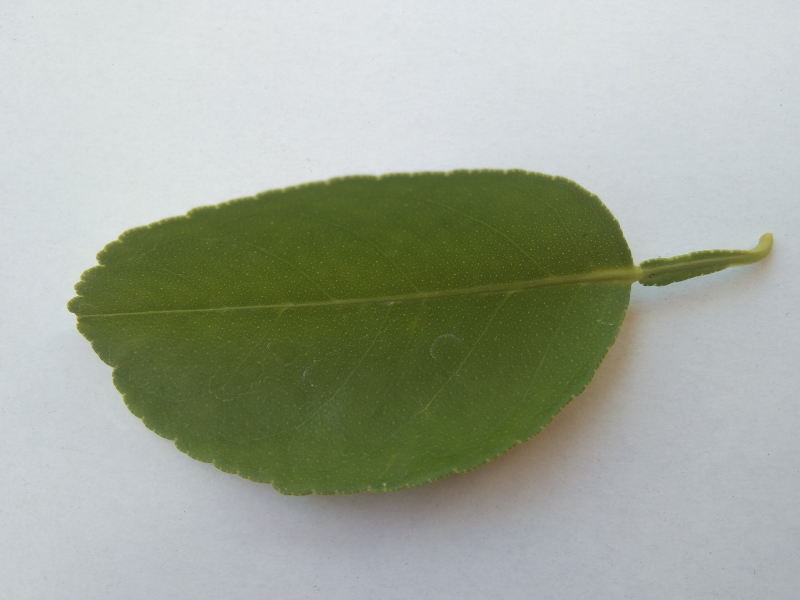
#> input picture Daun jeruk nipis/001.jpg, 1600 x 1200 px, found by its file name (shown at 1/2 size)
$ jupyter execute cropping.ipynb   (shell and % lines are left out)
#> lines starting #> are read from the running program, lines starting #| are printed output that depends on the picture
<a href="https://colab.research.google.com/github/FaizalBachtiar271/kecerdasan-buatan/blob/main/image_fundamental/cropping.ipynb" target="_parent"></a>

[cell 1]
# import the necessary packages
from matplotlib import pyplot as plt
import numpy as np
import argparse
import cv2

[cell 2]
def plt_imshow(title, image):
	# convert the image frame BGR to RGB color space and display it
	image = cv2.cvtColor(image, cv2.COLOR_BGR2RGB)
	plt.imshow(image)
	plt.title(title)
	plt.grid(False)
	plt.show()

[cell 3]
I = np.arange(0, 25)
I

[cell 4]
I = I.reshape((5, 5))
I

[cell 5]
I[0:3, 0:2]

[cell 6]
I[3:5, 1:5]

[cell 7]
# # construct the argument parser and parse the arguments
# ap = argparse.ArgumentParser()
# ap.add_argument("-i", "--image", type=str, default="adrian.png",
# 	help="path to the input image")
# args = vars(ap.parse_args())

# since we are using Jupyter Notebooks we can replace our argument
# parsing code with *hard coded* arguments and values
args = {
	"image": "001.jpg"
}

[cell 8]
# load the input image and display it to our screen
image = cv2.imread(args["image"])
#> image is the input picture: shape (1200, 1600, 3); mean B, G, R 153.3, 168.1, 161
plt_imshow("Original", image)

# cropping an image with OpenCV is accomplished via simple NumPy
# array slices in startY:endY, startX:endX order -- here we are
# cropping the monitor from the image (these coordinates were
# determined using photo editing software such as Photoshop,
# GIMP, Paint, etc.)
# Dimension lab.jpeg = 720x1600
lab = image[100:550, 100:500]
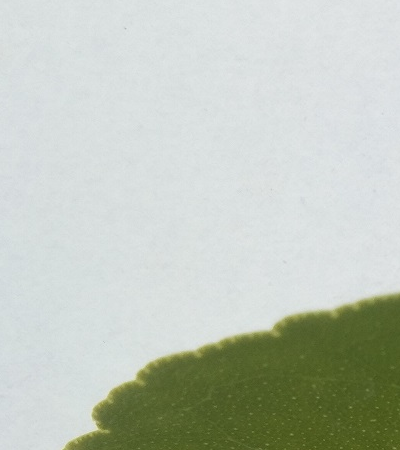
#> lab: shape (450, 400, 3); mean B, G, R 188.2, 199.2, 191.9
plt_imshow("lab", lab)


$ run again, with Daun jeruk nipis/002.jpg copied over Daun jeruk nipis/001.jpg
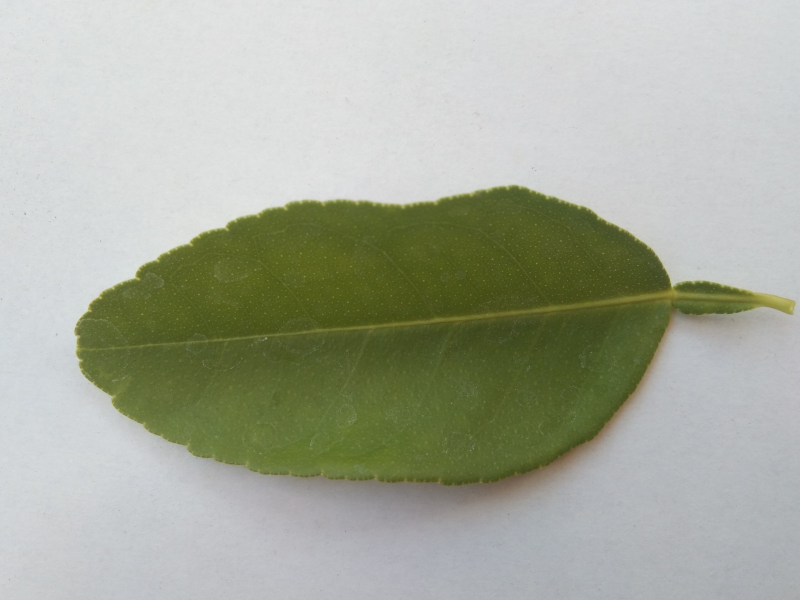
#> input picture Daun jeruk nipis/002.jpg, 1600 x 1200 px, found by its file name (shown at 1/2 size)
#> image is the input picture: shape (1200, 1600, 3); mean B, G, R 156.8, 172.1, 167.7
#> `lab = image[100:550, 100:500]`:
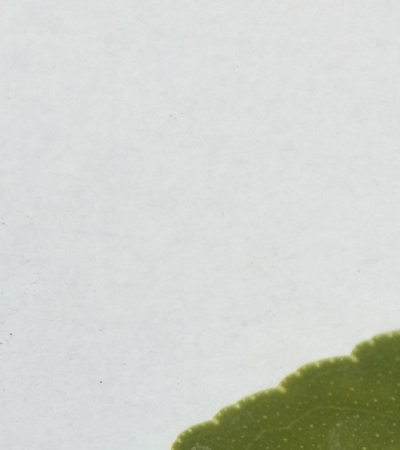
#> lab: shape (450, 400, 3); mean B, G, R 205.4, 211.4, 208.2
#> image: shape (450, 400, 3)

$ run again, with Daun jeruk nipis/003.jpg copied over Daun jeruk nipis/001.jpg
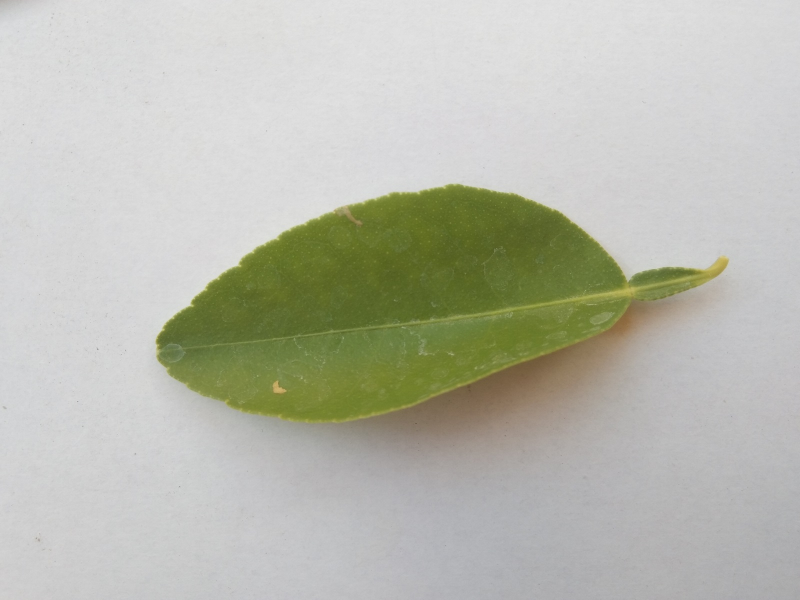
#> input picture Daun jeruk nipis/003.jpg, 1600 x 1200 px, found by its file name (shown at 1/2 size)
#> image is the input picture: shape (1200, 1600, 3); mean B, G, R 175.4, 187, 185.7
#> `lab = image[100:550, 100:500]`:
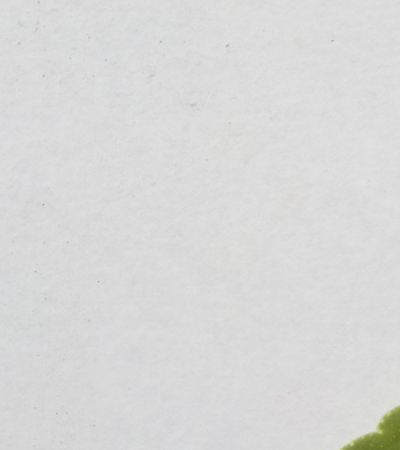
#> lab: shape (450, 400, 3); mean B, G, R 216.4, 217, 216.8
#> image: shape (450, 400, 3)

$ run again, with Daun jeruk nipis/004.jpg copied over Daun jeruk nipis/001.jpg
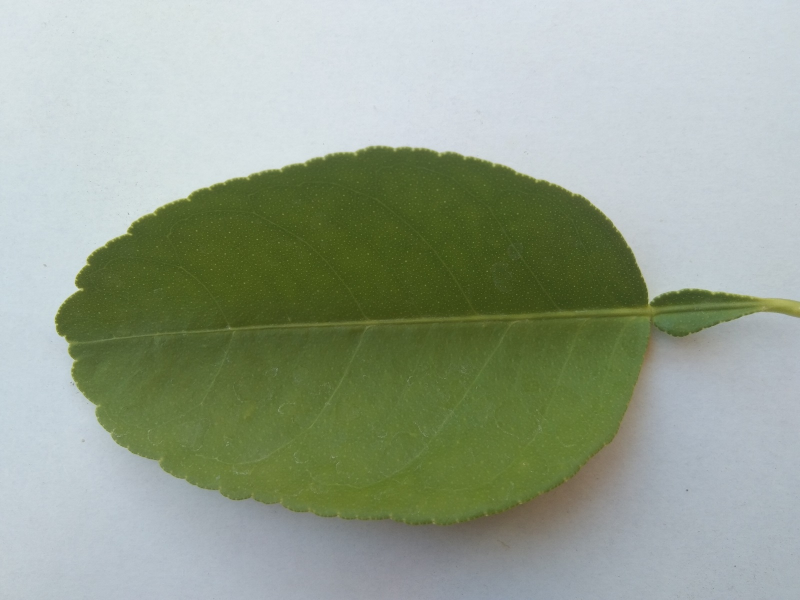
#> input picture Daun jeruk nipis/004.jpg, 1600 x 1200 px, found by its file name (shown at 1/2 size)
#> image is the input picture: shape (1200, 1600, 3); mean B, G, R 144.9, 162.9, 151.3
#> `lab = image[100:550, 100:500]`:
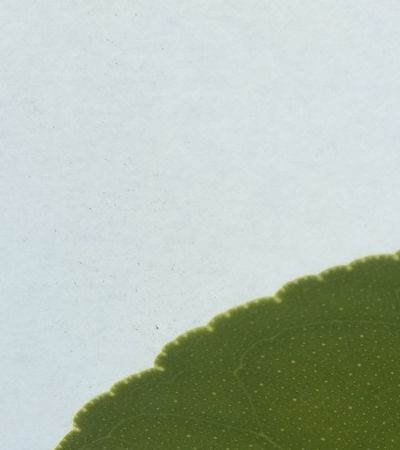
#> lab: shape (450, 400, 3); mean B, G, R 178.6, 191.2, 179
#> image: shape (450, 400, 3)
